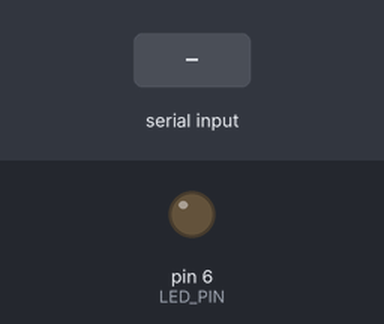
Simulated run of this sketch. Board: Arduino Uno, built with avr-gcc and run on an emulated ATmega328P. On the bench: output pins drawn as LEDs (lit = HIGH). The test bench sets the inputs (shaded band). What the sketch prints to the serial monitor is not drawn.

Above: at 1.2 s.
1.3 s: "30,150\n" received over Serial
At 1.37 s:
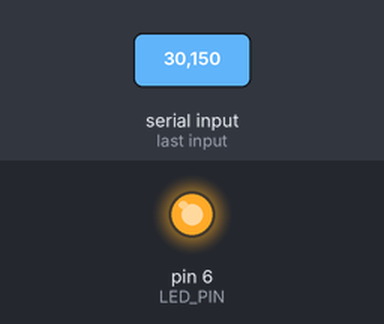
Timing chart, 0 to 4.3 s (numbered marks = the images above; inputs shaded):
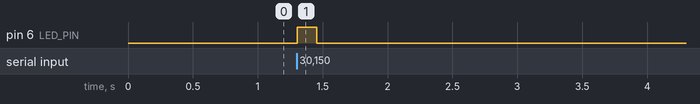

The sketch:

ledserial.ino
```cpp
#define LED_PIN 6
int stateLED = 1;
int deltime ;

void toggleLED(int delay_time){
  if (stateLED == 1){
    digitalWrite(LED_PIN,HIGH);
    delay(delay_time);
    stateLED = 2;
  }
  if (stateLED == 2){
    digitalWrite(LED_PIN,LOW);
    delay(delay_time);
    stateLED = 1;
  }
}

void setup() {
  Serial.begin(115200);
  Serial.setTimeout(100);
  pinMode(LED_PIN,OUTPUT);
  digitalWrite(LED_PIN,LOW);
}

void loop() {
  if (Serial.available() > 0){
    deltime = Serial.parseInt();
    }
  if ((deltime >= 100) && (deltime <= 1000)){
    toggleLED(deltime);
  }
  else{
    Serial.println("Invalid entry, please reenter:");
  }
}
```

Measured:
- after the input at 1.3 s, pin 6 (LED_PIN): LOW → HIGH at once, → LOW 0.15 s later
